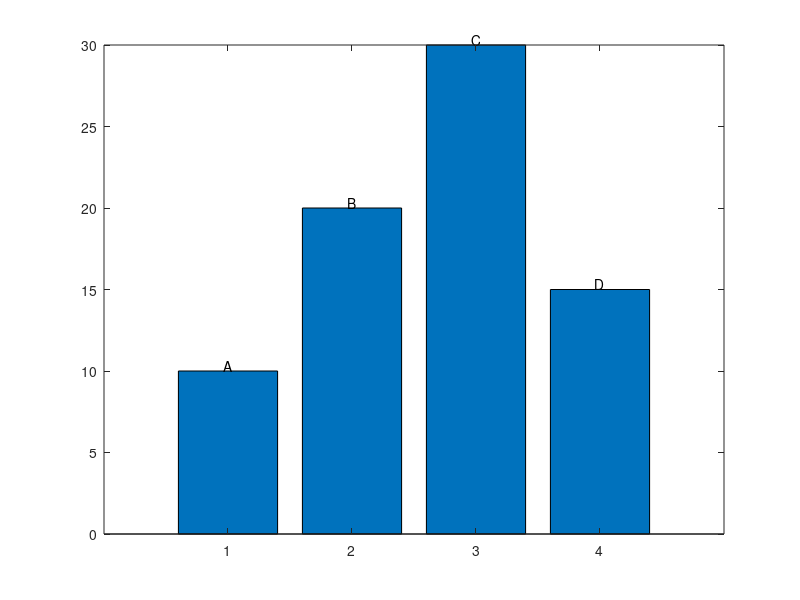

MATLAB code for this plot:
y = [10,20,30,15];
a = bar(y);
labels = {'A', 'B', 'C', 'D'};
xt = get(gca, 'XTick');
text(xt, y, labels, 'HorizontalAlignment','center', 'VerticalAlignment','bottom')